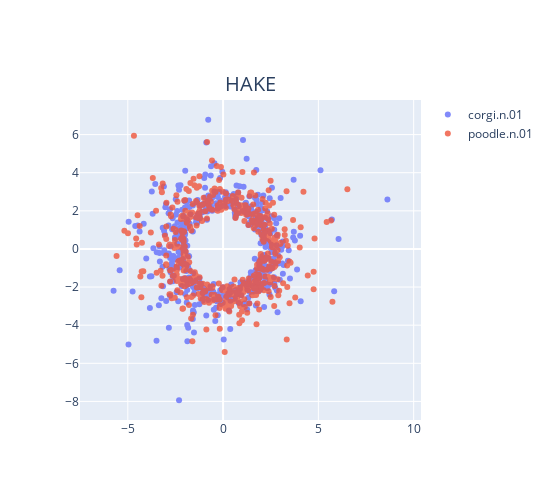

Notebook source saved alongside this figure:
### Code cell
# エンティティの埋め込みをロード
entity_embedding = np.load(os.path.join(model_path, 'entity_embedding.npy'))

# HeadとTailの座標計算
head = entity_embedding[head_id]
tail = entity_embedding[tail_id]

phase_head, mod_head = np.split(head, 2)
phase_tail, mod_tail = np.split(tail, 2)

mod_head = np.log(np.abs(mod_head)) * np.sign(mod_head)
mod_tail = np.log(np.abs(mod_tail)) * np.sign(mod_tail)

phase_head = phase_head / embedding_range * np.pi
phase_tail = phase_tail / embedding_range * np.pi

x_head, y_head = mod_head * np.cos(phase_head), mod_head * np.sin(phase_head)
x_tail, y_tail = mod_tail * np.cos(phase_tail), mod_tail * np.sin(phase_tail)

fig = go.Figure()

# Head Entityのプロット
fig.add_trace(go.Scatter(x=x_head, y=y_head, mode='markers', name=entities_dict[head_id], text=[f'Head ID: {head_id}'] * len(x_head), opacity=0.8))
# Tail Entityのプロット
fig.add_trace(go.Scatter(x=x_tail, y=y_tail, mode='markers', name=entities_dict[tail_id], text=[f'Tail ID: {tail_id}'] * len(x_tail), opacity=0.8))
# HAKEテキストの追加
fig.add_annotation(
    text=model,  # 表示するテキスト
    xref="paper",  # x座標の参照元 (paperは図の左端、dataはデータ座標)
    yref="paper",  # y座標の参照元 (paperは図の下端、dataはデータ座標)
    x=0.5,  # x座標 (0.5は図の中央)
    y=1.1,  # y座標 (1.05は図の上端から5%上)
    showarrow=False,  # 矢印を非表示にする
    font=dict(size=20),  # テキストのフォントサイズ
)
# レイアウトの設定
fig.update_layout(
    title="",
    yaxis_title=" ",
    showlegend=True,
    width=550,  # 幅
    height=500,  # 高さ
    xaxis=dict(scaleanchor="y", scaleratio=1),  # x軸のアスペクト比を1:1に設定
    yaxis=dict(scaleanchor="x", scaleratio=1),  # y軸のアスペクト比を1:1に設定
)

# プロットの表示
fig.show()

### Figure 1 — Plotly figure (JSON) as saved in the notebook; plotly's stock layout.template omitted (floating-point values rounded to 4 significant figures; data arrays with more than 128 entries replaced by an {"elided": "..."} marker saying what was removed)
{"data": [{"mode": "markers", "name": "corgi.n.01", "opacity": 0.8, "text": {"elided": "500 str values"}, "type": "scatter", "x": {"elided": "500 float values"}, "y": {"elided": "500 float values"}}, {"mode": "markers", "name": "poodle.n.01", "opacity": 0.8, "text": {"elided": "500 str values"}, "type": "scatter", "x": {"elided": "500 float values"}, "y": {"elided": "500 float values"}}], "layout": {"annotations": [{"font": {"size": 20}, "showarrow": false, "text": "HAKE", "x": 0.5, "xref": "paper", "y": 1.1, "yref": "paper"}], "height": 500, "showlegend": true, "title": {"text": ""}, "width": 550, "xaxis": {"scaleanchor": "y", "scaleratio": 1}, "yaxis": {"scaleanchor": "x", "scaleratio": 1, "title": {"text": " "}}}}
